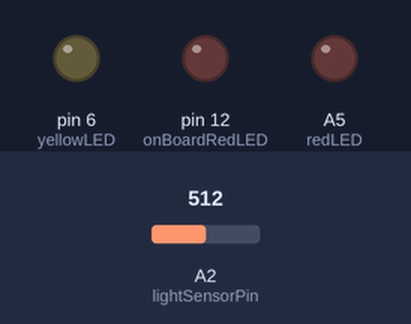
The sketch below on a simulated Arduino Uno, built with avr-gcc and run on an emulated ATmega328P. Parts: output pins drawn as LEDs (lit = HIGH). The inputs (shaded band) are chosen by the test bench; at power-on: A2 (lightSensorPin) = 512.

Above: at 1.2 s.
1.3 s: A2 (lightSensorPin) set to 107
2.8 s: A2 (lightSensorPin) set to 90
At 3.1 s:
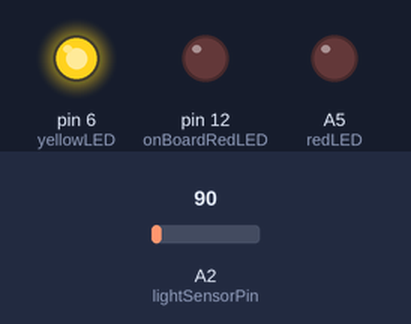
4.3 s: A2 (lightSensorPin) set to 69
5.8 s: A2 (lightSensorPin) set to 58
At 6.6 s:
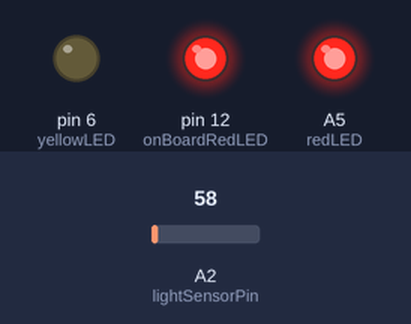
7.3 s: A2 (lightSensorPin) set to 33
8.8 s: A2 (lightSensorPin) set to 26
At 10.1 s:
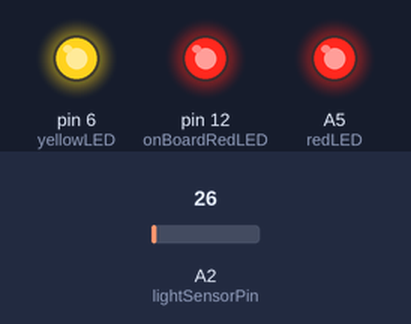
Timing chart, 0 to 11.3 s (numbered marks = the images above; inputs shaded):
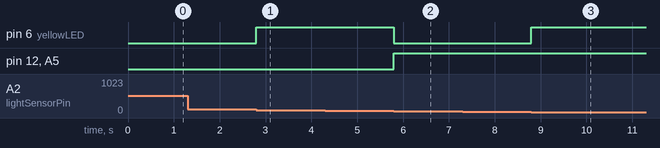

Measured:
- the behaviour switches between 100 and 99 on A2 (lightSensorPin) (found by bisection; images 0 and 1)
- the behaviour switches between 65 and 64 on A2 (lightSensorPin) (found by bisection; images 1 and 2)
- the behaviour switches between 30 and 29 on A2 (lightSensorPin) (found by bisection; images 2 and 3)
- after the input at 1.3 s, every drawn part: stays the same
- after the input at 2.8 s, pin 6 (yellowLED): LOW → HIGH at once
- after the input at 4.3 s, every drawn part: stays the same
- after the input at 5.8 s, pin 6 (yellowLED): HIGH → LOW at once; pin 12 (onBoardRedLED), A5 (redLED): LOW → HIGH at once
- after the input at 7.3 s, every drawn part: stays the same
- after the input at 8.8 s, pin 6 (yellowLED): LOW → HIGH at once

The sketch:

mtLEDBag.ino
```cpp
// Light Sensor pin
int lightSensorPin = A2;

// On board LED pin
int onBoardRedLED = 12;

// LED pins
int redLED = A5;
int yellowLED = 6;

void setup() {
  // put your setup code here, to run once:

  // set LED pinmode
  pinMode(onBoardRedLED, OUTPUT);

  pinMode(redLED, OUTPUT);
  pinMode(yellowLED, OUTPUT);

}

void loop() {
  // put your main code here, to run repeatedly:

  // if light sensor reading in less than 30, turn on these LEDs
  if (analogRead(lightSensorPin) < 30) {

    // turn on all LEDs
    digitalWrite(onBoardRedLED, HIGH);

    digitalWrite(redLED, HIGH);
    digitalWrite(yellowLED, HIGH);

  }
  // if light sensor reading is between 30 and 65, turn on these LEDs
  else if (analogRead(lightSensorPin) < 65) {

    // turn on red LEDs
    digitalWrite(onBoardRedLED, HIGH);

    digitalWrite(redLED, HIGH);
    digitalWrite(yellowLED, LOW);

  }
  // if light sensor reading is between 65 and 100, turn on these LEDs
  else if (analogRead(lightSensorPin) < 100) {

    // turn on yellow LEDs
    digitalWrite(onBoardRedLED, LOW);

    digitalWrite(redLED, LOW);
    digitalWrite(yellowLED, HIGH);

  }
  // if not dark enough
  else {

    // turn off all LEDs
    digitalWrite(onBoardRedLED, LOW);

    digitalWrite(redLED, LOW);
    digitalWrite(yellowLED, LOW);

  }
}
```
